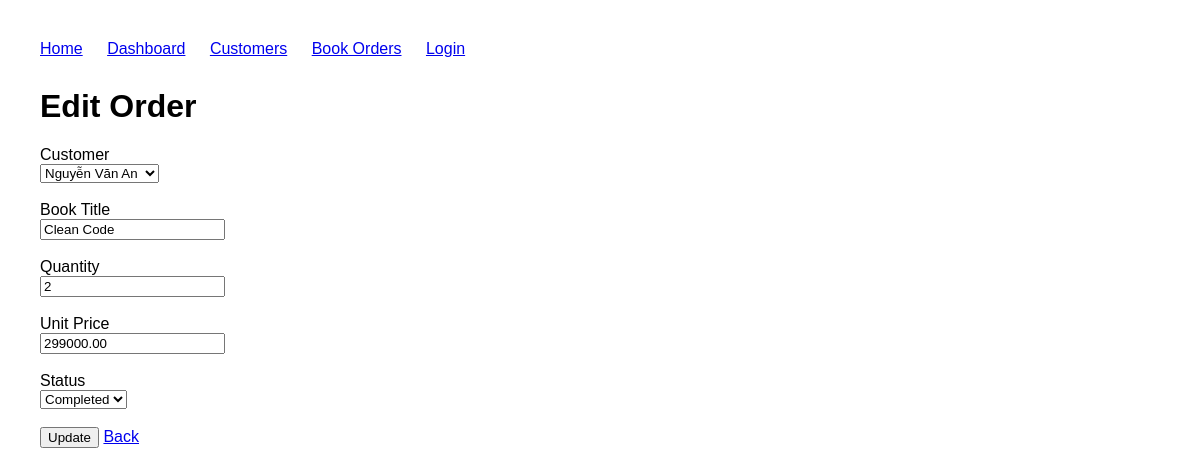
Screenshot of /book-orders/edit?id=1 (signed in) with the database file from the repository.
### tables this page shows
CREATE TABLE book_orders (

    id INT AUTO_INCREMENT PRIMARY KEY,

    order_code VARCHAR(50) NOT NULL,

    customer_id INT NOT NULL,

    book_title VARCHAR(255) NOT NULL,

    quantity INT NOT NULL,

    unit_price DECIMAL(12,2) NOT NULL,

    total_amount DECIMAL(12,2) NOT NULL,

    status ENUM(
        'pending',
        'paid',
        'shipping',
        'completed',
        'cancelled'
    ) DEFAULT 'pending',

    created_at TIMESTAMP DEFAULT CURRENT_TIMESTAMP,

    updated_at TIMESTAMP DEFAULT CURRENT_TIMESTAMP
        ON UPDATE CURRENT_TIMESTAMP,

    UNIQUE KEY uk_order_code(order_code),

    INDEX idx_customer(customer_id),

    INDEX idx_status(status),

    INDEX idx_created(created_at),

    CONSTRAINT fk_orders_customer
        FOREIGN KEY(customer_id)
        REFERENCES customers(id)
        ON DELETE CASCADE
);

CREATE TABLE customers (

    id INT AUTO_INCREMENT PRIMARY KEY,

    name VARCHAR(100) NOT NULL,

    email VARCHAR(150) NOT NULL,

    phone VARCHAR(20),

    address VARCHAR(255),

    created_at TIMESTAMP DEFAULT CURRENT_TIMESTAMP,

    updated_at TIMESTAMP DEFAULT CURRENT_TIMESTAMP
        ON UPDATE CURRENT_TIMESTAMP,

    UNIQUE KEY uk_customers_email(email),

    INDEX idx_customers_created(created_at),

    INDEX idx_customers_phone(phone)
);

### app/Core/helpers.php (called while the page is built, shortened)
<?php
function e(?string $value): string
{
    return htmlspecialchars((string) $value, ENT_QUOTES, 'UTF-8');
}
function view(string $view, array $data = []): void
{
    require __DIR__ . "/../Views/layouts/main.php";
}

### app/Controllers/BookOrderController.php (called while the page is built, shortened)
<?php
require_once __DIR__.'/../Services/BookOrderService.php';
class BookOrderController
{
    private BookOrderService $service;
    public function __construct()
    {
        $this->service = new BookOrderService();
    }
    public function edit(): void
    {
        $id = (int)($_GET['id'] ?? 0);
        $order = $this->service->find($id);
        view('book_orders/edit', [
            'title' => 'Edit Order',
            'view' => 'book_orders/edit',
            'order' => $order,
            'customers' => $this->service->getCustomers(),
            'errors' => get_flash('errors', [])
        ]);
    }
}

### app/Core/Router.php (called while the page is built, shortened)
<?php
class Router
{
    private array $routes = [];
    public function get(string $path, array $handler): void
    {
        $this->routes[$path]['GET'] = $handler;
    }
    public function post(string $path, array $handler): void
    {
        $this->routes[$path]['POST'] = $handler;
    }
    public function dispatch(string $method, string $path): void
    {
        [$controller, $action]
            = $this->routes[$path][$method];
        (new $controller())->$action();
    }
}

### public/index.php (called while the page is built, shortened)
<?php
require __DIR__.'/../app/Core/Router.php';
require __DIR__.'/../app/Controllers/BookOrderController.php';
$router=new Router();
$router->get('/',[
    HomeController::class,
    'index'
]);
$router->get('/dashboard',[
    DashboardController::class,
    'index'
]);
$router->get('/health', [
    HealthController::class,
    'index'
]);
$router->get('/login', [
    AuthController::class,
    'login'
]);
$router->post('/login', [
    AuthController::class,
    'handleLogin'
]);
$router->post('/logout', [
    AuthController::class,
    'logout'
]);
$router->get('/customers', [
    CustomerController::class,
    'index'
]);
$router->get('/customers/create', [
    CustomerController::class,
    'create'
]);
$router->post('/customers', [
    CustomerController::class,
    'store'
]);
$router->get('/customers/edit', [
    CustomerController::class,
    'edit'
]);
$router->post('/customers/update', [
    CustomerController::class,
    'update'
]);
$router->post('/customers/delete', [
    CustomerController::class,
    'delete'
]);
$router->get('/book-orders', [
    BookOrderController::class,
    'index'
]);
$router->get('/book-orders/create', [
    BookOrderController::class,
    'create'
]);
$router->post('/book-orders', [
    BookOrderController::class,
    'store'
]);
$router->get('/book-orders/edit', [
    BookOrderController::class,
    'edit'
]);
$router->post('/book-orders/update', [
    BookOrderController::class,
    'update'
]);
$router->post('/book-orders/delete', [
    BookOrderController::class,
    'delete'
]);
$router->dispatch(
    $_SERVER['REQUEST_METHOD'],
    parse_url(
        $_SERVER['REQUEST_URI'],
        PHP_URL_PATH
    )
);

### app/Repositories/BookOrderRepository.php (called while the page is built, shortened)
<?php
class BookOrderRepository
{
    public function getCustomers(): array
    {
        $stmt = $this->pdo->query("SELECT id, name FROM customers  ORDER BY name");
        return $stmt->fetchAll();
    }
    public function findById(int $id): ?array
    {
        $stmt = $this->pdo->prepare(
            "SELECT * FROM book_orders WHERE id=:id"
        );
        $stmt->execute(['id' => $id]);
        return $stmt->fetch() ?: null;
    }
}

### app/Services/BookOrderService.php (called while the page is built, shortened)
<?php
require_once __DIR__ . '/../Repositories/BookOrderRepository.php';
require_once __DIR__ . '/../Core/Database.php';
class BookOrderService
{
    private function repository(): BookOrderRepository {
        $config = require __DIR__.'/../../config/database.php';
        $pdo = (new Database($config));
        return new BookOrderRepository($pdo->getConnection());
    }
    public function getCustomers(): array
    {
        return $this->repository()->getCustomers();
    }
    public function find(int $id): ?array
    {
        return $this->repository()->findById($id);
    }
}

### config/database.php (called while the page is built)
<?php
return [
    'host' => 'localhost',
    'database' => 'bookstore_crm',
    'username' => 'root',
    'password' => 'nmtruong0412@#',
    'charset' => 'utf8mb4',
];

### app/Core/Database.php (called while the page is built)
<?php
class Database
{
    private PDO $pdo;
    public function __construct(array $config)
    {
        $dsn = sprintf(
            'mysql:host=%s;dbname=%s;charset=%s',
            $config['host'],
            $config['database'],
            $config['charset']
        );
        $options = [
            PDO::ATTR_ERRMODE => PDO::ERRMODE_EXCEPTION,
            PDO::ATTR_DEFAULT_FETCH_MODE => PDO::FETCH_ASSOC,
            PDO::ATTR_EMULATE_PREPARES => false,
        ];
        $this->pdo = new PDO(
            $dsn,
            $config['username'],
            $config['password'],
            $options
        );
    }
    public function getConnection(): PDO
    {
        return $this->pdo;
    }
}

### app/Views/book_orders/edit.php (the view, shortened to what this page needs)
<h1>Edit Order</h1>
<form method="POST" action="/book-orders/update">
    <label>Customer</label>
    <br>
    <select name="customer_id">
        <?php foreach ($customers as $customer): ?>
            <option
                value="<?= $customer['id'] ?>"
                <?= $order['customer_id'] == $customer['id']
                    ? 'selected'
                    : ''
                ?>>
                <?= e($customer['name']) ?>
            </option>
        <?php endforeach; ?>
    </select>
    <br><br>
    <label>Book Title</label>
    <br>
    <input
        type="text"
        name="book_title"
        value="<?= e($order['book_title']) ?>">
    <br><br>
    <label>Quantity</label>
    <br>
    <input
        type="number"
        name="quantity"
        value="<?= e($order['quantity']) ?>">
    <br><br>
    <label>Unit Price</label>
    <br>
    <input
        type="number"
        name="unit_price"
        value="<?= e($order['unit_price']) ?>">
    <br><br>
    <label>Status</label>
    <br>
    <select name="status">
        <option
            value="completed"
            <?= $order['status'] == 'completed'
                ? 'selected' : ''
            ?>>
            Completed
        </option>
    </select>
    <br><br>
    <button>
        Update
    </button>
    <a href="/book-orders">
        Back
    </a>
</form>

### public/assets/style.css (style rules this page uses)
body { font-family:Arial; margin:40px; }

### rows the page displays
book_orders: customer_id "Nguyễn Văn An", book_title "Clean Code", quantity "2", unit_price "299000.00", status "Completed"
